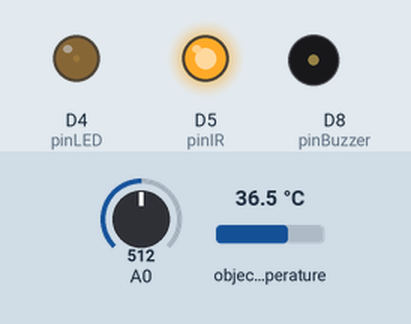
Bench run of a sketch on a simulated ESP8266 (NodeMCU). On the bench: output pins drawn as LEDs (lit = HIGH), buzzer (waves = sounding). Inputs (shaded band) come from the test bench; at power-on: A0 = 512, object temperature 36.5 °C. WiFi joins after 1.5 s; servers stay silent unless stated; what the sketch prints to the serial monitor is not drawn.

Above: at 2.7 s.
2.8 s: A0 set to 900
At 3.1 s:
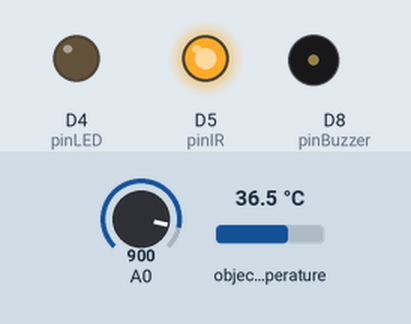
4.3 s: A0 set to 657
5.8 s: A0 set to 627
At 6.35 s:
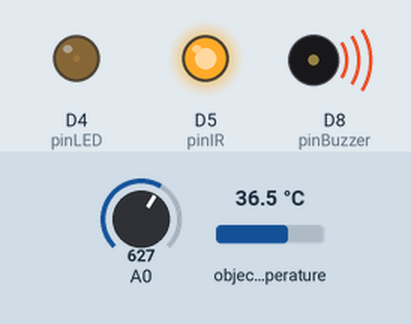
9.4 s: A0 set to 1023
At 10.6 s:
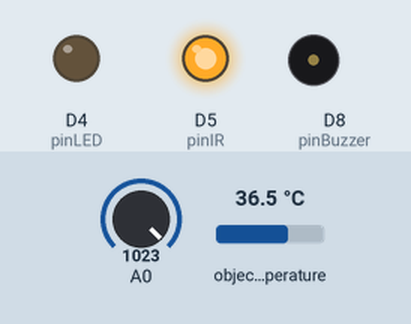
10.9 s: A0 set to 511
At 11.3 s:
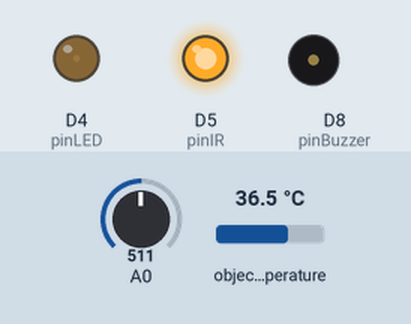
Timing chart, 0 to 13.9 s (numbered marks = the images above; inputs shaded):
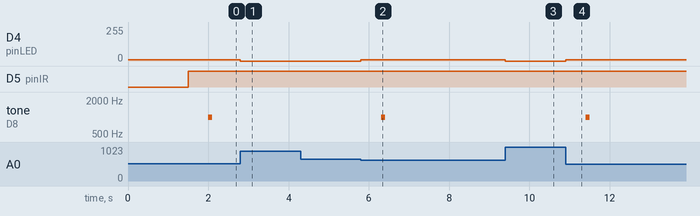

The sketch:

esp8266_gy-906_websocket.ino
```cpp
//
// line 412
// int getDistance = map(analogRead(A0), 0, 1023, 1, 5);
// 若未降低 ADC 讀取頻率，會造成網頁無法開啟
//

#include <Wire.h>
#include <ESP8266WiFi.h>
#include <ESP8266WebServer.h>
#include <WebSocketsServer.h>
#include <PubSubClient.h>
#include <ArduinoJson.h>
#include <Adafruit_MLX90614.h>

/***************↓↓↓↓↓ 更改設定值 ↓↓↓↓↓***************/
// WIFI
char ssid[] = "SoftSkillsUnion";
char wifipwd[] = "24209346";
// char ssid[] = "ChungWa_4G";
// char wifipwd[] = "89956399";

// 溫測誤差值
float errorCorrection = 3.5;

// 設定 Static IP address
IPAddress local_IP(192, 168, 107, 188);
IPAddress gateway(192, 168, 107, 1);
IPAddress subnet(255, 255, 255, 0);
IPAddress primaryDNS(8, 8, 8, 8);
IPAddress secondaryDNS(8, 8, 4, 4);
/***************↑↑↑↑↑ 更改設定值 ↑↑↑↑↑***************/

#define pinLED D4    // 控制 LED
#define pinIR D5     // 控制 TCRT5000 紅外線
#define pinBuzzer D8 // 控制 Buzzer

bool getTempTrigger = 0; // 是否取得偵測溫度
bool getObject = 0;      // 是否偵測到物體
float objTemperature = 0.0;

String json;

int ledBrightness = 10;    // LED 亮度
int detectionDistance = 3; // 判斷偵測到物體的距離
int getDistance;
unsigned long getADCDuration = 5;    // 偵測 ADC 間隔
unsigned long getADCTime = 0;        // 開始偵測 ADC 時間
unsigned long getTempDuration = 500; // 持續偵測到物體時間
unsigned long getObjTime = 0;        // 開始偵測到物體時間

Adafruit_MLX90614 mlx = Adafruit_MLX90614(); // 宣告紅外線測溫物件

ESP8266WebServer server;                           // 宣告 WEB Server 物件
WebSocketsServer webSocket = WebSocketsServer(81); // WEB Server 加入 webSocket 於 port 81

// PROGMEM 是將大量資料從 SRAM 搬到 Flash，當要使用時再從 Flash 搬回來。
char webpage[] PROGMEM = R"=====(
<html>

<head>
    <!-- 正常顯示繁體中文 -->
    <meta charset='utf-8'>
    <!-- 引用外部函式庫 -->
    <!-- <script src='https://cdnjs.cloudflare.com/ajax/libs/jscolor/2.3.3/jscolor.min.js'></script> -->
    <style type="text/css">
        /* https://codepen.io/sdthornton/pen/wBZdXq */
        body {
            background: #5a5a5a;
            text-align: center;
            align-items: center;
            flex-direction: column;
            font-family: sans-serif;
        }

        .card {
            background: rgb(56, 56, 56);
            border-radius: 2px;
            display: inline-block;
            width: 40%;
            min-width: 350px;
            height: 40%;
            min-height: 200px;
            margin: 5px;
            position: relative;
            color: floralwhite;
        }

        .bluecard {
            background: rgba(0, 0, 255, 0.5);
            border-radius: 2px;
            display: inline-block;
            width: 40%;
            min-width: 350px;
            height: 40%;
            min-height: 200px;
            margin: 5px;
            position: relative;
            color: floralwhite;
        }

        .greencard {
            background: rgba(0, 255, 0, 0.5);
            border-radius: 2px;
            display: inline-block;
            width: 40%;
            min-width: 350px;
            height: 40%;
            min-height: 200px;
            margin: 5px;
            position: relative;
            color: floralwhite;
        }

        .redcard {
            background: rgba(255, 0, 0, 0.5);
            border-radius: 2px;
            display: inline-block;
            width: 40%;
            min-width: 350px;
            height: 40%;
            min-height: 200px;
            margin: 5px;
            position: relative;
            color: floralwhite;
        }

        .card-1 {
            box-shadow: 0 1px 3px rgba(0, 0, 0, 0.12), 0 1px 2px rgba(0, 0, 0, 0.24);
            transition: all 0.3s cubic-bezier(.25, .8, .25, 1);
        }

        /* .card-1:hover {
            box-shadow: 0 14px 28px rgba(0, 0, 0, 0.25), 0 10px 10px rgba(0, 0, 0, 0.22);
        } */

        /* .card-title {
            position: relative;
        } */

        .title {
            background: #535353;
            border-radius: 5px;
            display: inline-block;
            width: 100%;
            margin: 10px;
            /* overflow: auto; */
            position: relative;
            color: floralwhite;

        }

        .title1 {
            font-size: 35px;
            position: relative;
            float: left;
        }

        .title2 {
            font-size: 25px;
            position: relative;
            float: right;
            top: 15px;
            right: 5px;
        }

        .subtitle {
            display: inline-block;
            width: 100%;
            position: relative;
            color: rgb(190, 190, 190);
            font-size: 18px;
        }

        .subtitle1 {
            position: relative;
            float: left;
        }

        .subtitle2 {
            position: relative;
            float: right;
            right: 5px;
        }

        h1 {
            margin-top: 0.25em;
            margin-bottom: 0;
            position: relative;
        }

        .msg {
            cursor: pointer;
            font-size: 30px;
            display: block;
            position: relative;
            top: 80px;
        }
    </style>

    <title>物聯網遠端控制溫度監測器</title>
</head>

<body>
    <div class="title">
        <span class="title1">物聯網遠端控制溫度監測器</span>
        <a href='https://www.facebook.com/SoftSkillsUnion/' target='_blank' style='color:rgb(190, 190, 190);'><span
                class="title2">軟實力精進聯盟</span></a>
    </div>
    </p>
    <div id="divDistance" class="card card-1">
        <div>
            <h1>監測距離提示</h1>
        </div>
        <div>
            <span class="msg">請將額頭接近感測器<br>直至面板變為藍色</span>
        </div>
    </div>
    <div id="divTemperature" class="card card-1">
        <div>
            <h1>檢測數據顯示</h1>
        </div>
        <div>
            <span class="msg" id="showTemp"><span style="visibility:hidden">調整</span>0.00 ℃<span
                    style="visibility:hidden">高度</span></span>
            <span class="msg" id="showMsg">等待檢測</span>
        </div>
    </div>
    <hr />
    <div class="subtitle">
        <span id="clock" class="subtitle1">Time</span>
        <span class="subtitle2">自學力激發創造力、軟實力提升競爭力</span>
    </div>

    <!-- 客戶端網頁啟用 webSocket -->
    <script>
        var webSocket;
        window.onload = init();
        function addData(objData) {
            var divDistance = document.getElementById("divDistance");
            var divTemperature = document.getElementById("divTemperature");
            var showMsg = document.getElementById("showMsg");
            var temp = objData.objTemperature;
            var limitTemp = 37.4;

            document.getElementById("showTemp").innerText = String(temp) + " ℃";

            if (objData.getObject === 1) {
                divDistance.setAttribute("class", "bluecard card-1");
                if (temp >= limitTemp) {
                    divTemperature.setAttribute("class", "redcard card-1");
                    showMsg.innerText = "體溫過高，請自主隔離";
                } else if (temp != 0.00){
                    divTemperature.setAttribute("class", "greencard card-1");
                    showMsg.innerText = "體溫正常";
                }
            } else {
                divDistance.setAttribute("class", "card card-1");
                divTemperature.setAttribute("class", "card card-1");
                showMsg.innerText = "等待檢測";
            }
        }
        function sendCmnd(cmnd, value) {
            webSocket.send('{"cmnd":"' + cmnd + '","value":"' + value + '"}');
        }
        function init() {
            webSocket = new WebSocket('ws://' + window.location.hostname + ':81/');
            webSocket.onmessage = function (event) {
                var data = JSON.parse(event.data);
                var today = new Date();
                var t = today.getHours() + ":" + today.getMinutes() + ":" + today.getSeconds();
                addData(data);
            }
            showTime();
        }
        function showTime() {
            var today = new Date();
            var hh = today.getHours();
            var mm = today.getMinutes();
            var ss = today.getSeconds();
            mm = checkTime(mm);
            ss = checkTime(ss);
            document.getElementById('clock').innerHTML = hh + ":" + mm + ":" + ss;
            var timeoutId = setTimeout(showTime, 500);
        }
        function checkTime(i) {
            if (i < 10) {
                i = "0" + i;
            }
            return i;
        }
    </script>
</body>


</html>
)=====";

String serializeJson()
{
    String x = "{\"getObject\":";
    x += getObject;
    x += ", \"objTemperature\":\"";
    x += objTemperature;
    x += "\"}";

    Serial.println(x);
    return x;
}

String parseJson(String json, String field)
{
    // 分配空間大小至 https://arduinojson.org/v6/assistant/ 計算
    StaticJsonDocument<100> doc;
    deserializeJson(doc, json);

    return doc[field];
}

void sendJson()
{
    json = serializeJson();
    webSocket.broadcastTXT(json.c_str(), json.length());
}

char *inttochar(int i)
{
    static char c[5];
    sprintf(c, "%d", i);
    // itoa(i, c, 10);
    return c;
}

char *floattochar(float i)
{
    static char c[5];
    sprintf(c, "%3.1f", i);
    return c;
}

char *strtochar(String x)
{
    static char c[50];
    x.toCharArray(c, 50);
    return c;
}

void webSocketEvent(uint8_t num, WStype_t type, uint8_t *payload, size_t length)
{
    Serial.print("WStype = ");
    Serial.println(type);
    Serial.printf("Data Length: %d, Payload: ", length);
    Serial.write(payload, length);
    Serial.println("");

    String pl = "";
    // http://www.martyncurrey.com/esp8266-and-the-arduino-ide-part-9-websockets/
    if (type == WStype_CONNECTED) // 連線成功，回傳初始值
    {
    }
    else if (type == WStype_TEXT) // 接收用戶端訊息做出回應
    {
        for (int i = 0; i < length; i++)
        {
            pl += (char)payload[i];
        }

        String cmnd = parseJson(pl, "cmnd");
        String strValue = parseJson(pl, "value");
        int value = strValue.toInt();

        Serial.print("Cmnd: ");
        Serial.print(cmnd);
        Serial.print(", strValue: ");
        Serial.print(strValue);
        Serial.print(", value: ");
        Serial.println(value);

        // if (cmnd == "switchPump")
        // {
        //     pumpcmnd = value;
        //     if (value)
        //     {
        //         pumpOn();
        //     }
        //     else
        //     {
        //         pumpOff();
        //     }
        // }
        // else if (cmnd == "switchCycle")
        // {
        //     pumpmode = value;
        // }
    }
}

void setup()
{
    pinMode(pinLED, OUTPUT);
    pinMode(pinIR, OUTPUT);
    pinMode(pinBuzzer, OUTPUT);

    // digitalWrite(pinLED, HIGH);
    analogWrite(pinLED, ledBrightness);

    Serial.begin(115200);
    Serial.println();
    Serial.print("connecting to ");
    Serial.println(ssid);

    // 指定靜態IP請將註解移除
    // if (!WiFi.config(local_IP, gateway, subnet, primaryDNS, secondaryDNS))
    // {
    //     Serial.println("STA Failed to configure");
    // }

    WiFi.begin(ssid, wifipwd);
    while (WiFi.status() != WL_CONNECTED)
    {
        delay(500);
        Serial.print(".");
    }
    Serial.println("");
    Serial.println("WiFi connected");
    Serial.print("IP address: ");
    Serial.println(WiFi.localIP());

    mlx.begin();

    server.on("/", []() {
        server.send_P(200, "text/html", webpage);
    });
    server.begin();
    webSocket.begin();
    webSocket.onEvent(webSocketEvent);

    digitalWrite(pinLED, LOW);
}

void loop()
{
    webSocket.loop();
    server.handleClient();

    digitalWrite(pinIR, HIGH); // Turn on IR LED

    // 若未降低 ADC 讀取頻率，會造成網頁無法開啟
    if (millis() - getADCTime >= getADCDuration)
    {
        getADCTime = millis();
        getDistance = map(analogRead(A0), 0, 1023, 1, 5);
    }

    // Serial.print("getDistance =");
    // Serial.println(getDistance);

    if (getDistance == detectionDistance) // 距離訊號值為 3，開始測溫
    {
        analogWrite(pinLED, ledBrightness);
        if (!getObject)
        {
            getObject = 1;
            getObjTime = millis();
            sendJson();
            Serial.println("get object");
        }

        if (millis() - getObjTime < getTempDuration)
        {
            // 必須維持距離指定時間後才開始取得溫度
            return;
        }

        if (!getTempTrigger)
        {
            getTempTrigger = 1;

            digitalWrite(pinIR, LOW); // 關閉紅外線測距避免干擾

            objTemperature = mlx.readObjectTempC() + errorCorrection;
            Serial.print(objTemperature);
            Serial.println(" ℃");
            sendJson();

            tone(pinBuzzer, 1000, 100);

            Serial.println("get temperature");
        }
    }
    // 離開偵測距離差值2以上
    else if ((abs(getDistance - detectionDistance) >= 2))
    {
        digitalWrite(pinLED, LOW);
        getObject = 0;
        if (getTempTrigger)
        {
            getTempTrigger = 0;
            objTemperature = 0.0;
            sendJson();
            Serial.println("No Object.");
        }
    }
}
```

Measured:
- the behaviour switches between 640 and 639 on A0 (found by bisection; images 1 and 2)
- after the input at 2.8 s, D4 (pinLED): 10/255 → 0/255 at once
- after the input at 4.3 s, every drawn part: stays the same
- after the input at 5.8 s, D4 (pinLED): 0/255 → 10/255 at once; tone on D8 (pinBuzzer): silent → 1000 Hz after 0.50 s, → silent 0.10 s later
- after the input at 9.4 s, D4 (pinLED): 10/255 → 0/255 at once
- after the input at 10.9 s, D4 (pinLED): 0/255 → 10/255 at once; tone on D8 (pinBuzzer): silent → 1000 Hz after 0.50 s, → silent 0.10 s later
